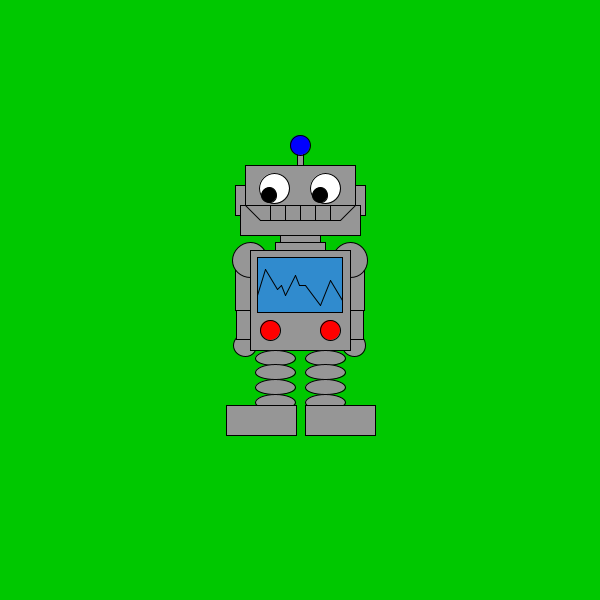
Frame 1 (no input)
Frame 60 (the mouse pressed at the canvas centre just before this capture): identical to frame 1, image omitted
Frame 120 (the mouse held since frame 60 and released just before this capture): identical to frame 1, image omitted

The Processing sketch that drew this single still picture (run headless with seeded random() and noise(); from frame 60 on, the mouse is pressed at the canvas centre):

// Processing sketch: processing_126817
// ── processing_126817.pde

void setup() {
  size(600,600);
  mouseX = 300;
  mouseY = 300;
  
}
void draw(){
  rectMode(CENTER);
  ellipseMode(CENTER);
  background(0,200,0);
  fill(150);
  
  rect(mouseX,mouseY-140,6,20);                        //Antenne
  fill(0,0,255);
  ellipse(mouseX,mouseY-155,20,20);
 
  fill(150);
  rect(mouseX-55,mouseY-100,20,30);                     //Hoofd
  rect(mouseX+55,mouseY-100,20,30);
  rect(mouseX,mouseY-110,110,50);
  rect(mouseX,mouseY-80,120,30);
  
  rect(mouseX,mouseY-60,40,10);                         //Nek
  rect(mouseX,mouseY-50,50,15);
  
  ellipse(mouseX-55,mouseY+45,23,23);                   //Armen
  ellipse(mouseX+54,mouseY+45,23,23);
  rect(mouseX-55,mouseY+24,18,30);
  rect(mouseX+54,mouseY+24,18,30);
  rect(mouseX-55,mouseY-10,20,40);
  rect(mouseX+54,mouseY-10,20,40);
  ellipse(mouseX-50,mouseY-40,35,35);        
  ellipse(mouseX+50,mouseY-40,35,35);
  
  
  rect(mouseX,mouseY,100,100);                          //Buik
  
  fill(255,0,0);                                        //Knopjes buik
  ellipse(mouseX-30,mouseY+30,20,20);  
  ellipse(mouseX+30,mouseY+30,20,20);
  
  fill(48,139,206);                                    //Schermpje
  rect(mouseX,mouseY-15,85,55);
  line(mouseX+5,mouseY-15,mouseX+20,mouseY+5);
  line(mouseX+20,mouseY+5,mouseX+30,mouseY-20);
  line(mouseX+30,mouseY-20,mouseX+42,mouseY);
  line(mouseX+5,mouseY-15,mouseX-1,mouseY-15);
  line(mouseX-5,mouseY-25,mouseX-1,mouseY-15);
  line(mouseX-15,mouseY-5,mouseX-5,mouseY-25);
  line(mouseX-19,mouseY-15,mouseX-15,mouseY-5);
  line(mouseX-23,mouseY-11,mouseX-19,mouseY-15);
  line(mouseX-35,mouseY-31,mouseX-23,mouseY-11);
  line(mouseX-43,mouseY-5,mouseX-35,mouseY-31);
  
  fill(150);
  ellipse(mouseX+25,mouseY+58,40,15);                   //Rechterbeen
  ellipse(mouseX+25,mouseY+72,40,15);
  ellipse(mouseX+25,mouseY+87,40,15);
  ellipse(mouseX+25,mouseY+102,40,15);
  
  ellipse(mouseX-25,mouseY+58,40,15);                   //Linkerbeen
  ellipse(mouseX-25,mouseY+72,40,15);
  ellipse(mouseX-25,mouseY+87,40,15);
  ellipse(mouseX-25,mouseY+102,40,15);
  
  rect(mouseX+40,mouseY+120,70,30);                     //Voeten
  rect(mouseX-39,mouseY+120,70,30);
  
  fill(255,255,255);                                    //Ogen
  ellipse(mouseX-26,mouseY-112,30,30);
  ellipse(mouseX+25,mouseY-112,30,30);
  fill(0,0,0);
  ellipse(mouseX-31,mouseY-105,15,15);
  ellipse(mouseX+20,mouseY-105,15,15);
  
  line(mouseX-40,mouseY-80,mouseX+40,mouseY-80);         //Mond
  line(mouseX-55,mouseY-95,mouseX-40,mouseY-80);
  line(mouseX+55,mouseY-95,mouseX+40,mouseY-80);
  line(mouseX-30,mouseY-95,mouseX-30,mouseY-80);
    line(mouseX-15,mouseY-95,mouseX-15,mouseY-80);
  line(mouseX,mouseY-95,mouseX,mouseY-80);
  line(mouseX+15,mouseY-95,mouseX+15,mouseY-80);
  line(mouseX+30,mouseY-95,mouseX+30,mouseY-80);

}

  
